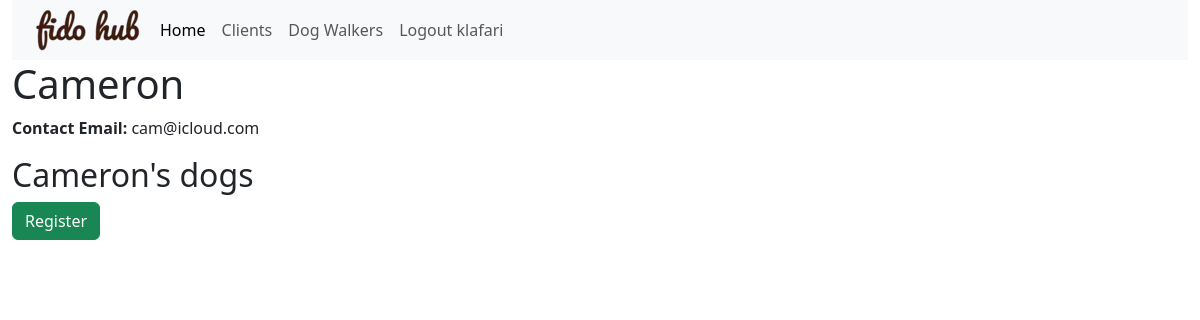
/client/4 (signed in), run on an earlier commit of the app's database.
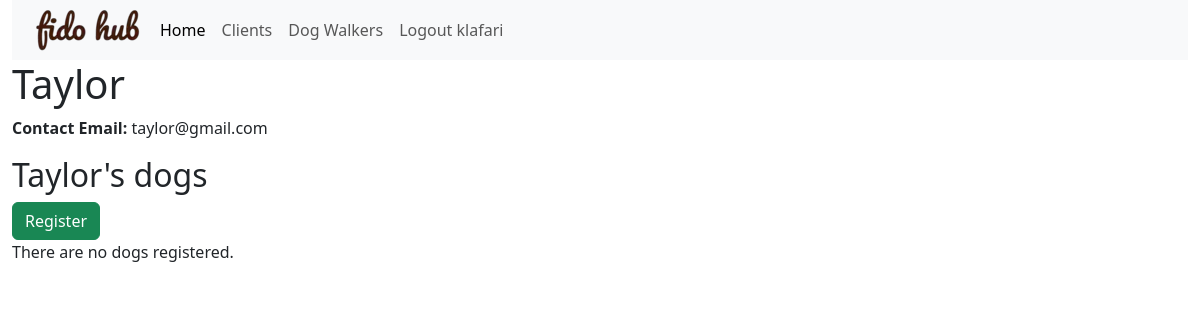
And on a later commit of the database.
### fidohub_app/models.py (models this page shows, shortened)
class Client(models.Model):
    name = models.CharField(max_length=200)
    email = models.CharField(max_length=200)
    user = models.OneToOneField(User, null=True, on_delete=models.CASCADE)

### fidohub_app/views.py (the view)
# urls.py: path('client/<int:pk>', views.ClientDetailView.as_view(), name='client-detail'),
class ClientDetailView(LoginRequiredMixin, generic.DetailView):
    model = Client
    def get_context_data(self, **kwargs):
        context = super().get_context_data(**kwargs)
        context['dog_list'] = Dog.objects.all()
        return context

### fidohub_app/templates/fidohub_app/client_detail.html
{% extends 'fidohub_app/base_template.html' %}
{% block content %}
  <h1>{{ client.name }}</h1>
  <p>
    <strong>Contact Email:</strong> {{ client.email }}
  </p>
  <h2>{{ client.name }}'s dogs</h2>
  <a class="btn btn-success" href="{% url 'create-dog' client.id %}" role="button">Register</a>
  {% if dog_list %}
    <ul>
      {% for dog in client.dog_set.all %}
        <div class="card" style="width: 18rem;">
          <div class="card-body">
            <h5 class="card-title">{{ dog.name }}</h5>
            <a class="btn btn-success" href="{{ dog.get_absolute_url }}" role="button">View</a>
            <a class="btn btn-success" href="{% url 'delete-dog' client.id dog.id %}" role="button">Remove</a>
            <a class="btn btn-success" href="{% url 'update-dog' client.id dog.id %}" role="button">Update</a>
          </div>
        </div>
      {% endfor %}
    </ul>
  {% else %}
    <p>There are no dogs registered.</p>
  {% endif %}
{% endblock %}

What changed in the data, as far as the page shows it:
changed Client: name "Cameron" → "Taylor"; email "cam@icloud.com" → "taylor@gmail.com"
Also different on the page:
text now shown: "There are no dogs registered."
